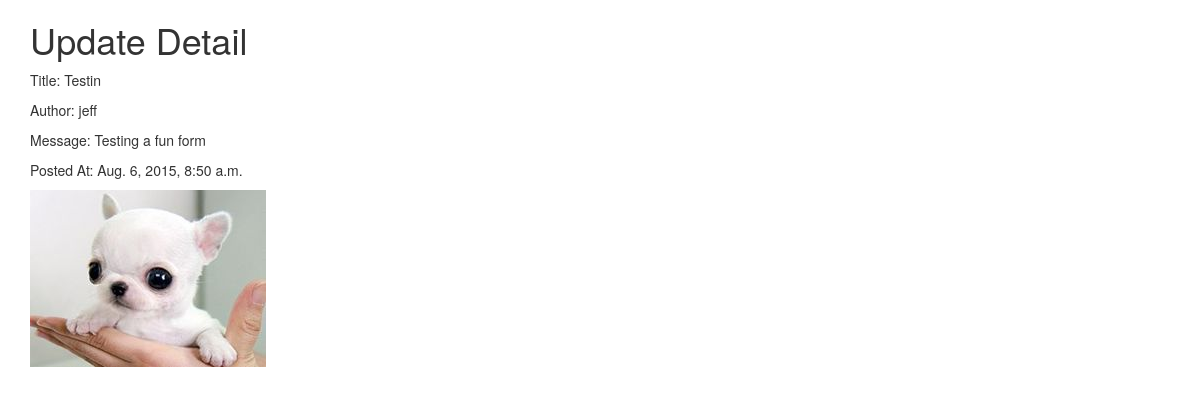
/updates/9/, run on the app's committed database.
### updates/models.py (models this page shows, shortened)
class Chirp(models.Model):
    author = models.ForeignKey(User)
    message = models.CharField(max_length=140,
                               validators=[MinLengthValidator(5, message="Type more than 5 characters lazy ass")])
    title = models.CharField(max_length=30)
    posted_at = models.DateTimeField()

### updates/views.py (the view)
# urls.py: url(r'^(?P<chirp_id>[0-9]+)/', ChirpDetail.as_view(), name="detail_chirp"),
class ChirpDetail(DetailView):
    model = Chirp
    pk_url_kwarg = 'chirp_id'
    template_name = 'updates/detail_chirp.html'

### templates/updates/detail_chirp.html
{% extends "base.html" %}
{% load staticfiles %}
{% block content %}
    <h1>Update Detail</h1>
    <p>Title: {{ chirp.title }}</p>
    <p>Author: {{ chirp.author.username }}</p>
    <p>Message: {{ chirp.message }}</p>
    <p>Posted At: {{ chirp.posted_at }}</p>
    <img src="{% static "images/cutesmall.jpg" %}" alt="Another cutie"/>
{% endblock %}

### data on the page
Chirp: title "Testin", author.username "jeff", message "Testing a fun form", posted_at "Aug. 6, 2015, 8:50 a.m."
